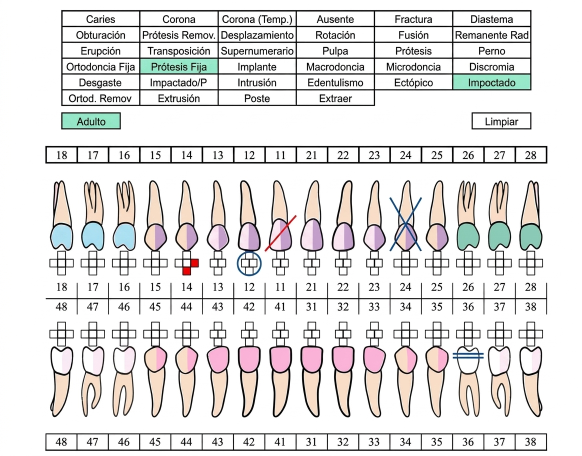
#> input picture docs/Odontograma.jpg, 1163 x 912 px (shown at 1/2 size)
$ python calibrate_teeth_boxes.py
#> lines starting #> are read from the running program, lines starting #| are printed output that depends on the picture; after the words box and inside, x2 and y2 are one past the last pixel; in counts of white or black regions, pixels touching at a corner belong together
"""Calibrar cajas de recorte sobre Odontograma.jpg."""
from pathlib import Path

import numpy as np
from PIL import Image, ImageDraw

ROOT = Path(__file__).resolve().parents[1]
SRC = ROOT / "docs" / "Odontograma.jpg"
OUT = ROOT / "frontend" / "public" / "dientes" / "referencia"

W, H = 1163, 912
MID_GAP = (458, 502)  # columna central sin dientes


def main() -> None:
    im = Image.open(SRC).convert("RGB")
#> im is the input picture: PIL image 1163x912 RGB; mean R, G, B 226.2, 224.9, 224.2
    arr = np.array(im)
    gray = arr.mean(axis=2)
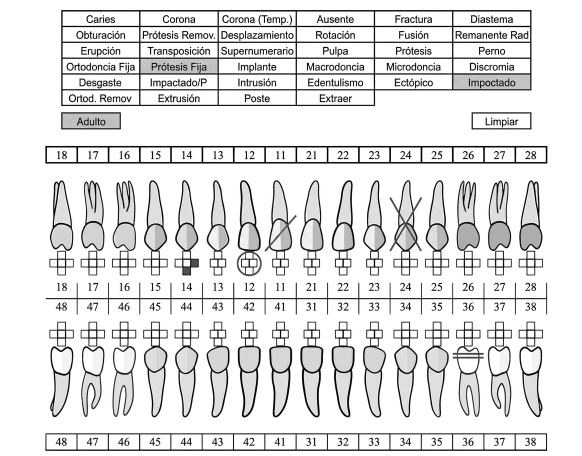
#> gray: shape (912, 1163) float64 (shown at 1/2 size); min 0, max 255, mean 225.1
    ink = gray < 235
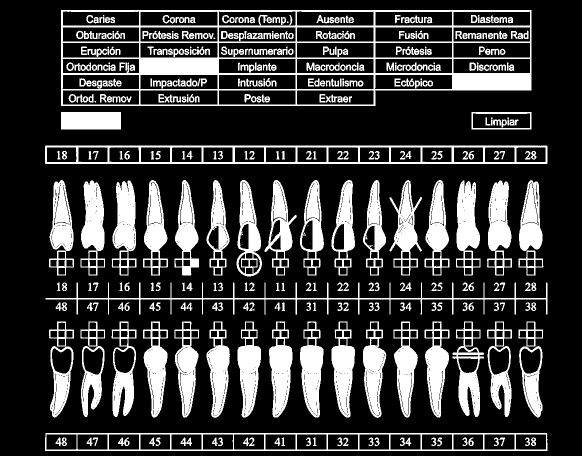
#> ink: shape (912, 1163) bool (shown at 1/2 size); 23.2% white; 424 white regions (34 under 20 px), largest, box (x1, y1, x2, y2) and area: (122, 20, 1063, 212) 34156, (90, 291, 1095, 328) 10110, (90, 866, 1095, 902) 7487

    # Filas con dientes (excluir leyenda superior)
    row_sum = ink[350:620, :].sum(axis=1)
#> row_sum = 270 values, max 1004 at index 246, min 0 at index 0, mean 319
    peaks = []
    for i, v in enumerate(row_sum):
        if v > 800:
            peaks.append(i + 350)
#> this loop made 270 passes
#> v on passes 1 to 3: 0, 0, 0
#> after the loop, peaks = [596, 597, 598]
    print("dense rows sample:", peaks[:5], "...", peaks[-5:])
#> (printed output is left out)

    # Columnas en banda superior de dientes
    y0, y1 = 398, 518
    col_sum = ink[y0:y1, :].sum(axis=0)
#> col_sum = 1163 values, max 120 at index 693, min 0 at index 0, mean 48.08
    # 16 dientes + gap central
    xs = []
    i = 60
    while i < W - 60:
        if MID_GAP[0] <= i <= MID_GAP[1]:
            i = MID_GAP[1] + 1
            continue
        window = col_sum[max(0, i - 8) : i + 8].sum()
        if window > 120:
            xs.append(i)
        i += 1
#> this loop made 999 passes
#> after the loop, i = 1103; xs = 841 values from 97 to 1088

    # Agrupar picos cercanos
    groups: list[int] = []
    for x in xs:
        if not groups or x - groups[-1] > 18:
            groups.append(x)
        else:
            groups[-1] = (groups[-1] + x) // 2
#> this loop made 841 passes
#> x on passes 1 to 3: 97, 98, 99
#> after the loop, groups = [455, 1086]
    print("tooth columns", len(groups), groups)
#| tooth columns 2 [455, 1086]

    upper = [
        "18",
        "17",
        "16",
        "15",
        "14",
        "13",
        "12",
        "11",
        "21",
        "22",
        "23",
        "24",
        "25",
        "26",
        "27",
        "28",
    ]
    lower = [
        "48",
        "47",
        "46",
        "45",
        "44",
        "43",
        "42",
        "41",
        "31",
        "32",
        "33",
        "34",
        "35",
        "36",
        "37",
        "38",
    ]

    tooth_w = 42
    tooth_h = 108
    upper_y = 402
    lower_y = 556

    preview = im.copy()
    draw = ImageDraw.Draw(preview)
    boxes: dict[str, tuple[int, int, int, int]] = {}

    for pieza, cx in zip(upper, groups[:16]):
        x = cx - tooth_w // 2
        boxes[pieza] = (x, upper_y, tooth_w, tooth_h)
        draw.rectangle((x, upper_y, x + tooth_w, upper_y + tooth_h), outline=(255, 0, 0))
#> this loop made 2 passes
#> (pieza, cx, x) on passes 1 to 2: ('18', 455, 434), ('17', 1086, 1065)
#> after the loop, boxes = {'18': (434, 402, 42, 108), '17': (1065, 402, 42, 108)}

    for pieza, cx in zip(lower, groups[:16]):
        x = cx - tooth_w // 2
        boxes[pieza] = (x, lower_y, tooth_w, tooth_h)
        draw.rectangle((x, lower_y, x + tooth_w, lower_y + tooth_h), outline=(0, 0, 255))
#> this loop made 2 passes
#> (pieza, cx, x) on passes 1 to 2: ('48', 455, 434), ('47', 1086, 1065)
#> after the loop, boxes = {'18': (434, 402, 42, 108), '17': (1065, 402, 42, 108), '48': (434, 556, 42, 108), '47': (1065, 556, 42, 108)}

    preview.save(OUT / "_debug_boxes2.png")
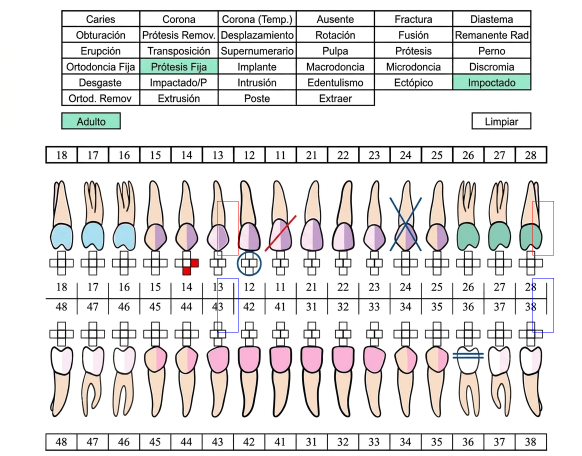
#> saved as _debug_boxes2.png: PIL image 1163x912 RGB (shown at 1/2 size); mean R, G, B 226.1, 224.6, 224.1
    print("boxes written", len(boxes))
#| boxes written 4
    for k, v in list(boxes.items())[:4]:
        print(k, v)
#> this loop made 4 passes
#> (k, v) on passes 1 to 4: ('18', (434, 402, 42, 108)), ('17', (1065, 402, 42, 108)), ('48', (434, 556, 42, 108)), ('47', (1065, 556, 42, 108))
#| 18 (434, 402, 42, 108)
#| 17 (1065, 402, 42, 108)
#| 48 (434, 556, 42, 108)
#| 47 (1065, 556, 42, 108)


if __name__ == "__main__":
    main()
